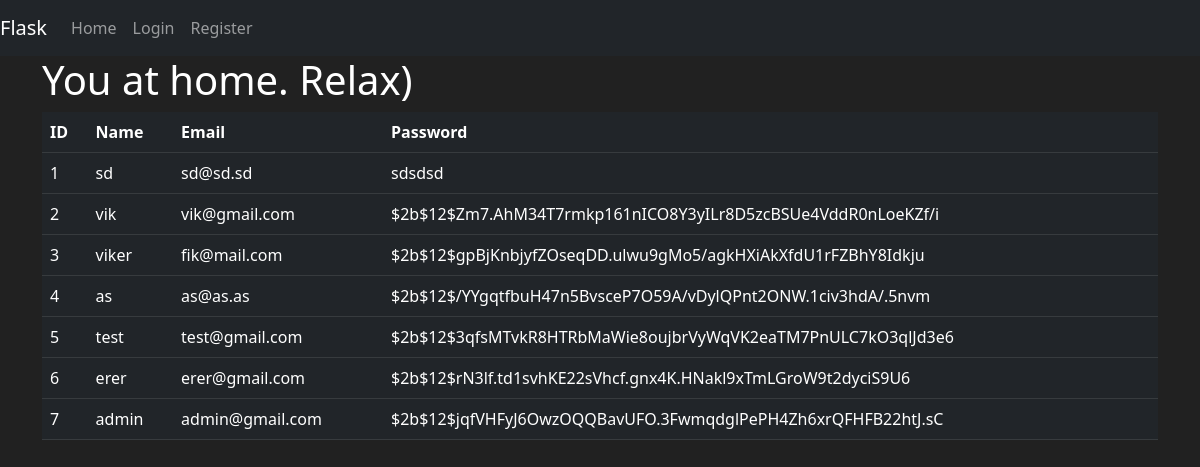
The page / on the database its author committed.
### lite_app/models.py (models this page shows, shortened)
class Users(db.Model, UserMixin):
    id = db.Column(db.Integer, primary_key=True)
    username = db.Column(db.String(30), nullable=False, unique=True)
    email_address = db.Column(db.String(50), nullable=False, unique=True)
    password = db.Column(db.String(60), nullable=False)
    @property
    def password_hash(self):
        return self.password

### lite_app/routes.py (the view)
@app.route("/", methods=['GET'])
def home_page():
    users = Users.query.all()
    return render_template('home.html', users=users)

### lite_app/templates/home.html (shortened to what this page needs)
{% extends 'base.html' %}
{% block body %}
<div class="container">
    <h1>You at home. Relax)</h1>
    <table class="table table-dark">
        <thead>
        <tr>
            <th scope="col">ID</th>
            <th scope="col">Name</th>
            <th scope="col">Email</th>
            <th scope="col">Password</th>
        </tr>
        </thead>
        <tbody>
        {% for user in users %}
        <tr>
            <td>{{ user.id }}</td>
            <td>{{ user.username }}</td>
            <td>{{ user.email_address }}</td>
            <td>{{ user.password }}</td>
        </tr>
        {% endfor %}
        </tbody>
    </table>
</div>
{% endblock %}

### lite_app/templates/base.html (shortened to what this page needs)
<!DOCTYPE html>
<html lang="en">
<head>
    <link href="https://cdn.jsdelivr.net/npm/bootstrap@5.2.2/dist/css/bootstrap.min.css" rel="stylesheet"
>
</head>
<body>
<nav class="navbar navbar-expand-md navbar-dark bg-dark">
    <a class="navbar-brand" href="{{ url_for('home_page') }}">Flask</a>
    <div class="collapse navbar-collapse" id="navbarNav">
        <ul class="navbar-nav mr-auto">
            <li class="nav-item active">
                <a class="nav-link" href="{{ url_for('home_page') }}">Home</a>
            </li>
        </ul>
        {% if current_user.is_authenticated %}
        <ul class="navbar-nav">
            <li class="nav-item">
                <a class="nav-link">Welcome {{ current_user.username }}</a>
            </li>
            <li class="nav-item">
                <a class="nav-link" href="{{ url_for('logout_page') }}">Logout</a>
            </li>
        </ul>
        {% else %}
        <ul class="navbar-nav">
            <li class="nav-item">
                <a class="nav-link" href="{{ url_for('login_page') }}">Login</a>
            </li>
            <li class="nav-item">
                <a class="nav-link" href="{{ url_for('register_page') }}">Register</a>
            </li>
        </ul>
        {% endif %}
    </div>
</nav>
{% block body %}
{% endblock %}
</body>
</html>

### lite_app/templates/base.html (style rules this page uses)
body { background-color: #212121; color: white; }

### rows shown on the page
Users: id "1", username "sd", email_address "sd@sd.sd", password "sdsdsd"
Users: id "2", username "vik", email_address "vik@gmail.com", password "$2b$12$Zm7.AhM34T7rmkp161nICO8Y3yILr8D5zcBSUe4VddR0nLoeKZf/i"
Users: id "3", username "viker", email_address "fik@mail.com", password "$2b$12$gpBjKnbjyfZOseqDD.ulwu9gMo5/agkHXiAkXfdU1rFZBhY8Idkju"
Users: id "4", username "as", email_address "as@as.as", password "$2b$12$/YYgqtfbuH47n5BvsceP7O59A/vDylQPnt2ONW.1civ3hdA/.5nvm"
Users: id "5", username "test", email_address "test@gmail.com", password "$2b$12$3qfsMTvkR8HTRbMaWie8oujbrVyWqVK2eaTM7PnULC7kO3qlJd3e6"
Users: id "6", username "erer", email_address "erer@gmail.com", password "$2b$12$rN3lf.td1svhKE22sVhcf.gnx4K.HNakl9xTmLGroW9t2dyciS9U6"
Users: id "7", username "admin", email_address "admin@gmail.com", password "$2b$12$jqfVHFyJ6OwzOQQBavUFO.3FwmqdglPePH4Zh6xrQFHFB22htJ.sC"
